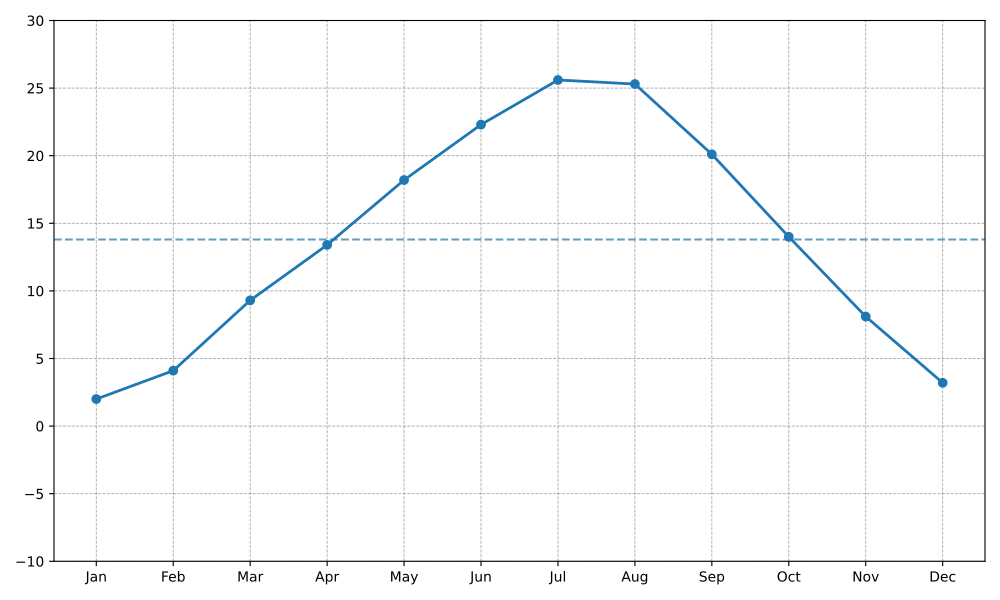

Reproduce this figure in Python.
import matplotlib.pyplot as plt
import numpy as np

months = np.array(['Jan', 'Feb', 'Mar', 'Apr', 'May', 'Jun', 'Jul', 'Aug', 'Sep', 'Oct', 'Nov', 'Dec'])
city_a_temps = np.array([2.0, 4.1, 9.3, 13.4, 18.2, 22.3, 25.6, 25.3, 20.1, 14.0, 8.1, 3.2])

avg_city_a = np.mean(city_a_temps)

fig, ax = plt.subplots(figsize=(10, 6))

# Using a single consistent color across all plotting elements
consistent_color = '#1f77b4'

ax.plot(months, city_a_temps, marker='o', color=consistent_color, linewidth=2)
ax.axhline(y=avg_city_a, color=consistent_color, linestyle='--', linewidth=1.5, alpha=0.7)

ax.grid(visible=True, which='both', linestyle='--', linewidth=0.6, color='grey', alpha=0.7)
ax.set_xticks(months)
ax.set_yticks(np.arange(-10, 31, 5))
ax.set_ylim(-10, 30)

plt.tight_layout()
plt.show()
